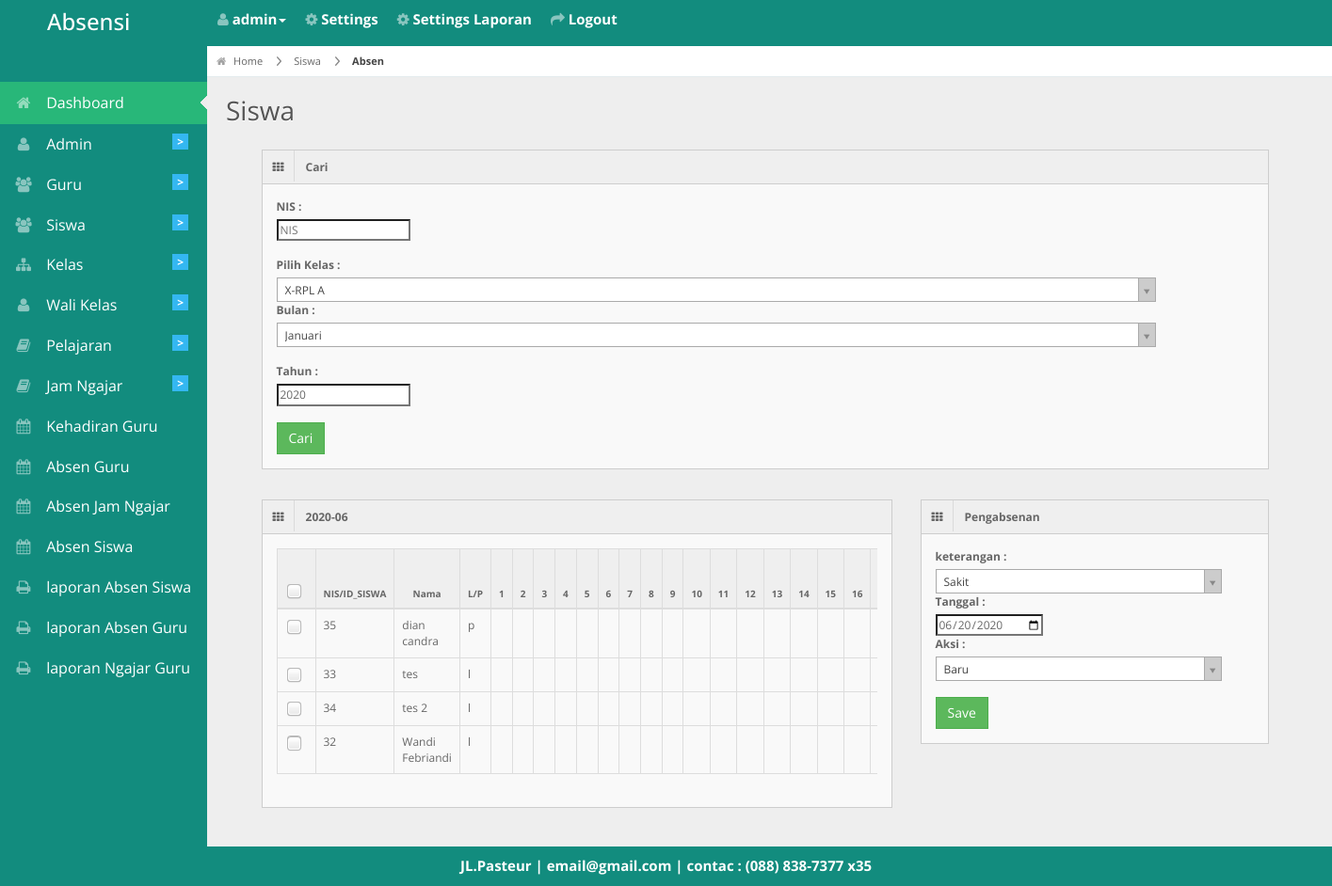
Page /petugas_piket/tablesiswa.php (signed in) on the committed database.
### tables this page shows
CREATE TABLE `siswa` (
  `id_siswa` int(11) NOT NULL,
  `nama` varchar(30) NOT NULL,
  `jenis_kelamin` varchar(1) NOT NULL,
  `kelas` int(11) NOT NULL,
  `alamat` varchar(50) NOT NULL,
  `tgl_lahir` date NOT NULL,
  `telepon` varchar(50) NOT NULL
);

CREATE TABLE `biodata` (
  `id_biodata` int(11) NOT NULL,
  `nama_sekolah` varchar(255) NOT NULL,
  `alamat` varchar(255) NOT NULL,
  `photo` varchar(255) NOT NULL,
  `email` varchar(255) NOT NULL,
  `telepon` varchar(20) NOT NULL,
  `kota` varchar(50) NOT NULL
);

### petugas_piket/tablesiswa.php (the view, shortened to what this page needs)
<?php
 include '../db/koneksi.php';
 include '../layout/header.php';
 if(isset($_GET['carinis'])){
   $cari_nis_siswa=$_GET['carinis'];
   $cari_bulan_siswa=$_GET['bulan'];
   if($cari_nis_siswa==""){
     $query_tampil=mysqli_query($konek,"select * from siswa where kelas=$_GET[kelas] ORDER BY nama");
   }else{
     $query_tampil=mysqli_query($konek,"select * from siswa where id_siswa=$cari_nis_siswa ORDER BY nama");
   }
 }else {
   $query_tampil=mysqli_query($konek,"select * from siswa where kelas=1 ORDER BY nama");
 }
 ?>
 <div id="content">
   <div id="content-header">
     <div id="breadcrumb"> <a href="http://localhost/absensi2/<?php echo $_SESSION['akses']; ?>/" title="Go to Home" class="tip-bottom"><i class="icon-home"></i> Home</a>
       <a href="http://localhost/absensi2/petugas_piket/siswa" class="tip-bottom">Siswa</a> <a href="#" class="current">Absen</a></div>
     <h1>Siswa</h1>
   </div>
   <div class="container">
     <div class="span11">
       <div class="widget-box">
         <div class="widget-title"> <span class="icon"> <i class="icon-th"></i> </span>
           <h5>Cari</h5>
         </div>
         <div class="widget-content">
           <form method="get">
             <div class="control-group">
               <label class="control-label">NIS :</label>
               <div class="controls">
                 <input type="text"placeholder="NIS"name="carinis" />
               </div>
             </div><br>
             <div class="control-group">
               <label class="control-label">Pilih Kelas :</label>
               <br>
             </div>
             <div class="control-group">
               <label class="control-label">Bulan :</label><br>
             </div><br>
             <div class="control-group">
               <label class="control-label">Tahun :</label>
               <div class="controls">
                 <input type="number"placeholder="Tahun"name="tahun" value="<?PHP echo date('Y'); ?>"/>
               </div>
             </div><br>
             <div class="form-actions">
               <button type="submit" class="btn btn-success">Cari</button>
             </div>
           </form>
         </div>
       </div>
     </div>
   </div>
     <div class="container">
   <div class="span7">
   <div class="widget-box">
          <div class="widget-title"> <span class="icon"> <i class="icon-th"></i> </span>
            <?php if(isset($_GET['carinis'])){ ?>
            <h5><?php echo "$_GET[tahun]-$_GET[bulan]"; ?></h5>
            <?php }else{?>
            <h5><?php echo date('Y-m'); ?></h5>
            <?PHP } ?>
          </div>
          <div class="widget-content">
            <div class="table-responsive">
              <form method="post"action="./proses.php?kategori=absen_siswa">
            <table class="table table-bordered table-striped with-check">
              <thead>
                <tr>
                  <th rowspan='2'><input type="checkbox" id="title-table-checkbox" name="title-table-checkbox" /></th>
                  <th rowspan='2'>NIS/ID_SISWA</th>
                  <th rowspan='2'>Nama</th>
                  <th rowspan='2'>L/P</th>
                  <?php for ($tanggal_table=1; $tanggal_table <= 31; $tanggal_table++) {
                    echo "<th rowspan='2'>$tanggal_table</th>";
                  } ?>
                </tr>
                <tr>
                </tr>
              </thead>
              <tbody>
                <?php $no=1; while ($data=mysqli_fetch_array($query_tampil)) { ?>
                <tr>
                  <td><input type="checkbox" name="id_siswa[]"value="<?PHP echo $data['id_siswa']; ?>"/></td>
                  <td><?php echo $data['id_siswa']; ?></td>
                  <td><?php echo $data['nama']; ?></td>
                  <td><?php echo $data['jenis_kelamin']; ?></td>
                  <?php
                  if(isset($sisa_td)!=true){
                    $sisa_td=30;
                  }
                  for ($td=0; $td <= $sisa_td ; $td++) {
                    echo "<td></td>";
                  }
                   ?>
                </tr>
                <?php } ?>
              </tbody>
            </table>
          </div>
    </div>
        </div>
        </div>
        <div class="container">
          <div class="span4">
            <div class="widget-box">
              <div class="widget-title"> <span class="icon"> <i class="icon-th"></i> </span>
                <h5>Pengabsenan</h5>
              </div>
              <div class="widget-content">
                  <div class="control-group">
                    <label class="control-label">keterangan :</label>
                  </div>
                  <div class="control-group">
                    <label class="control-label">Tanggal :</label>
                    <div class="controls">
                      <input type="date" name="tgl_absen" value="<?PHP echo date('Y-m-d'); ?>">
                    </div>
                  </div>
                  <div class="control-group">
                    <label class="control-label">Aksi :</label>
                  </div>
                  <br>
                  <div class="form-actions">
                    <button type="submit" class="btn btn-success">Save</button>
                  </div>
                 </div>
              </div>
            </div>
          </div>
        </div>
        </div>
<?php include '../layout/footer.php'; ?>

### layout/footer.php (shortened to what this page needs)
<div class="row-fluid">
  <div id="footer" class="span12"style="
    color: #fff;
    font-weight: bold;
    font-size: 15px;
">
     <?php echo "$header_photo[alamat] | $header_photo[email] | contac : $header_photo[telepon]"; ?> </div>
</div>
</body>
</html>

### css/matrix-style.css (style rules this page uses)
* { outline:none !important; -moz-outline: none !important; }
html, body { height:100% }
body { overflow-x: hidden; margin-top: -10px; font-family: 'Open Sans', sans-serif; font-size:12px; color:#666; }
a { color:#666; }
select, textarea, input[type="text"], input[type="password"], input[type="datetime"], input[type="datetime-local"], input[type="date"], input[type="month"], input[type="time"], input[type="week"], input[type="number"], input[type="email"], input[type="url"], input[type="search"], input[type="tel"], input[type="color"], .uneditable-input, .label, .dropdown-menu, .btn, .well, .progress, .table-bordered, .btn-group > .btn:first-child, .btn-group > .btn:last-child, .btn-group > .btn:last-child, .btn-group > .dropdown-toggle, .alert { border-radius:0px; }
.btn, textarea, input[type="text"], input[type="password"], input[type="datetime"], input[type="datetime-local"], input[type="date"], input[type="month"], input[type="time"], input[type="week"], input[type="number"], input[type="email"], input[type="url"], input[type="search"], input[type="tel"], input[type="color"], .uneditable-input { box-shadow:none; }
.progress, .progress-success .bar, .progress .bar-success, .progress-warning .bar, .progress .bar-warning, .progress-danger .bar, .progress .bar-danger, .progress-info .bar, .progress .bar-info, .btn, .btn-primary { background-image:none; }
#footer { padding:10px; text-align:center; }
#content { background: none repeat scroll 0 0 #eeeeee; margin-left: 220px; margin-right: 0; padding-bottom: 25px; position: relative; min-height:100%; width: auto; }
#content-header { position: abslute; width: 100%; margin-top: -38px; z-index: 20; }
#content-header h1 { color: #555555; font-size: 28px; font-weight: normal; float: none; text-shadow: 0 1px 0 #ffffff; margin-left: 20px; position: relative; }
#content-header h1, #content-header .btn-group { margin-top: 20px; }
#breadcrumb { background-color: #fff; border-bottom: 1px solid #e3ebed; }
#breadcrumb a { padding: 8px 20px 8px 10px; display: inline-block; background-image: url('../img/breadcrumb.png'); background-position: center right; background-repeat: no-repeat; font-size: 11px; color: #666666; }
#breadcrumb a:last-child { background-image:none; }
#breadcrumb a.current { font-weight: bold; color: #444444; }
#breadcrumb a i { margin-right: 5px; opacity: .6; }
.stat-boxes .peity_bar_good, .stat-boxes .peity_line_good, { color: #459D1C; }
.widget-box { background: none repeat scroll 0 0 #F9F9F9; border-left: 1px solid #CDCDCD; border-top: 1px solid #CDCDCD; border-right: 1px solid #CDCDCD; clear: both; margin-top: 16px; margin-bottom: 16px; position: relative; }
.widget-title, .modal-header, .table th, div.dataTables_wrapper .ui-widget-header { background:#efefef; border-bottom: 1px solid #CDCDCD; height: 36px; }
.widget-title span.icon { padding: 9px 10px 7px 11px; float: left; border-right:1px solid #dadada; }
.widget-title h5 { color: #666; float: left; font-size: 12px; font-weight: bold; padding: 12px; line-height: 12px; margin: 0; }
.widget-content { padding:15px; border-bottom: 1px solid #cdcdcd; }
.table th { height: auto; font-size: 10px; padding: 5px 10px 2px; border-bottom: 0; text-align: center; color: #666666; }
.table.with-check tr th:first-child, .table.with-check tr td:first-child { width: 10px; }
form { margin-bottom: 0; }

### css/matrix-media.css (style rules this page uses)
body { background: #128C7E; }

### rows in the picture
siswa: id_siswa "35", nama "dian candra", jenis_kelamin "p"
siswa: id_siswa "33", nama "tes", jenis_kelamin "l"
siswa: id_siswa "34", nama "tes 2", jenis_kelamin "l"
siswa: id_siswa "32", nama "Wandi Febriandi", jenis_kelamin "l"
biodata: alamat "JL.Pasteur", email "email@gmail.com", telepon "(088) 838-7377 x35"

### other values in the picture
$_SESSION['username'] "admin"
